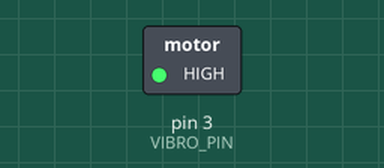
Recording of a sketch running on a simulated Arduino Uno, built with avr-gcc and run on an emulated ATmega328P. Parts: switched loads named in the sketch (green lamp = pin HIGH). Dashed ring = blinking.

Above: at 0.5 s.
Timing chart, 0 to 4.6 s (numbered marks = the images above):
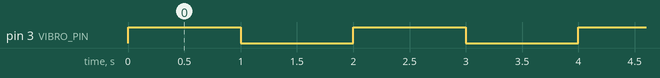

The sketch:

VibromotorBlink.ino
```cpp
/*
  Vibratormotor with blink
*/

const int VIBRO_PIN = 3;

// the setup function runs once when you press reset or power the board
void setup() {
  // initialize digital pin LED_BUILTIN as an output.
  pinMode(VIBRO_PIN, OUTPUT);
}

// the loop function runs over and over again forever
void loop() {
  digitalWrite(VIBRO_PIN, HIGH);   // turn the LED on (HIGH is the voltage level)
  delay(1000);                       // wait for a second
  digitalWrite(VIBRO_PIN, LOW);    // turn the LED off by making the voltage LOW
  delay(1000);                       // wait for a second
}
```

Measured:
- by itself, pin 3 (VIBRO_PIN): alternates HIGH for 1.0 s and LOW for 1.0 s
